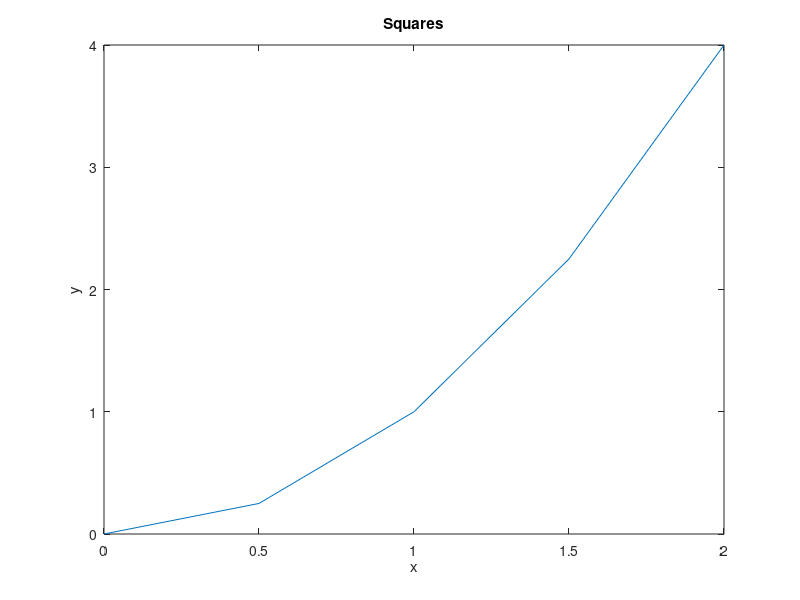

The MATLAB source for this figure:
% A figure with one line, a title and labels.
x = 0:0.5:2;
h = plot(x, x.^2);
title('Squares'); xlabel('x'); ylabel('y');
ax = gca;
